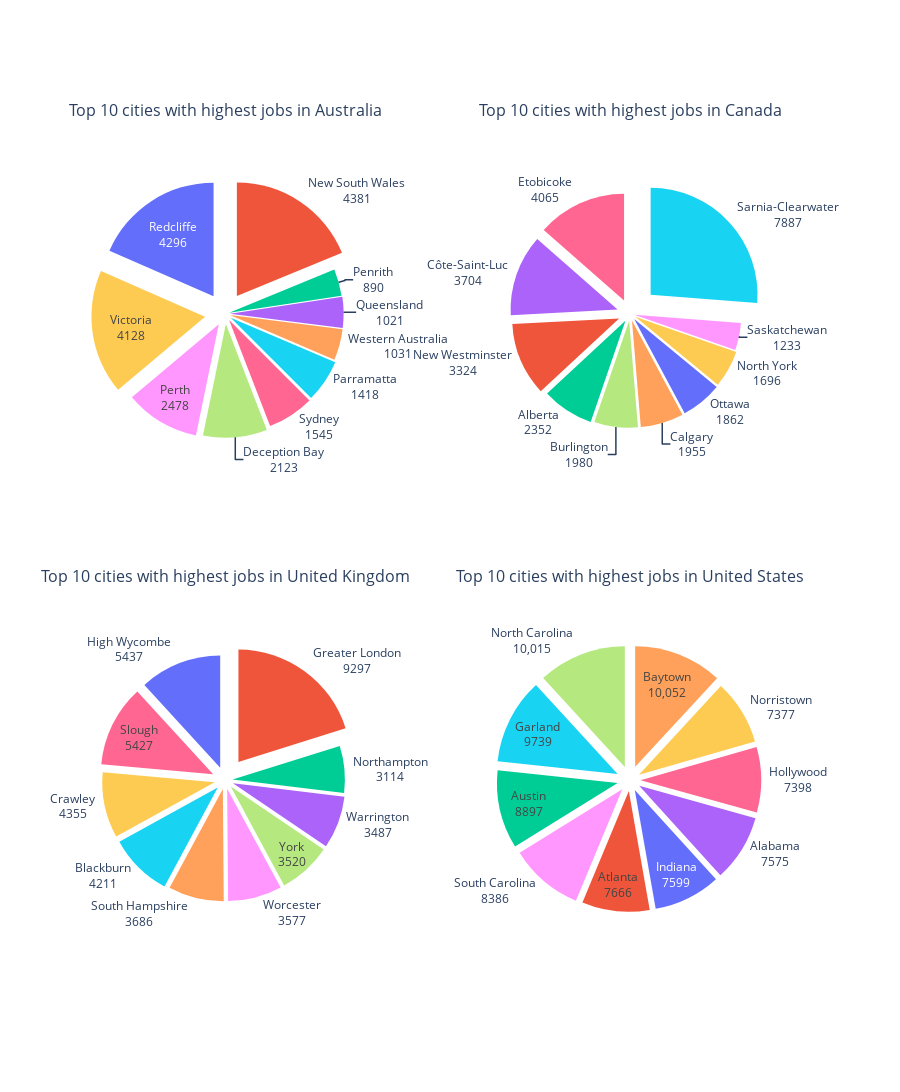

Notebook cell for this chart:
### Markdown cell above
## Part 2

### Code cell
country_list = linkedin_job_postings['search_country'].unique().tolist()
country_list.sort()

linkedin_job_postings_by_country_dict = {}

for country in country_list:
    linkedin_job_postings_by_country_dict[country] = linkedin_job_postings[linkedin_job_postings['search_country']==country]

top = 10
top_cities_dict = {}

for country in country_list:
    top_cities_dict[country] = linkedin_job_postings_by_country_dict[country]['search_city'].value_counts().head(top)

fig_dict = {}

chart_colors = np.array(['rgb(239,85,59)', 'rgb(99,110,250)', 'rgb(254,203,82)', 'rgb(255,151,255)', 'rgb(182,232,128)',
                'rgb(255,102,146)', 'rgb(25,211,243)', 'rgb(255,161,90)', 'rgb(171,99,250)', 'rgb(0,204,150)'])

chart_colors_dict = {}

for country in country_list:
    chart_colors_dict[country] = chart_colors.copy()
    np.random.shuffle(chart_colors)

for country in country_list:
    total = top_cities_dict[country].values.sum()
    fig_dict[country] = go.Figure(
                            data=[
                                go.Pie(
                                    labels=top_cities_dict[country].index, 
                                    values=top_cities_dict[country].values,
                                    textinfo='label+value',
                                    insidetextorientation='horizontal',
                                    showlegend=False,
                                    pull=top_cities_dict[country].values / total,
                                    marker=dict(colors=chart_colors_dict[country]),
                                )
                            ]
                        )
    fig_dict[country].update_layout(
        title_text=f"Top {top} cities with highest jobs in {country}",
        title_x=0.5,
        title_y=0.95,
    )

fig2 = make_subplots(
    rows=2, 
    cols=2, 
    subplot_titles=[f"Top {top} cities with highest jobs in {country}" for country in country_list],
    specs=[[{"type": "sunburst"}, {"type": "sunburst"}], [{"type": "sunburst"}, {"type": "sunburst"}]],
    horizontal_spacing=0.2,
    vertical_spacing=0.1,
)

for country in country_list:
    fig2.add_trace(fig_dict[country].data[0], row=country_list.index(country)//2+1, col=country_list.index(country)%2+1)

fig2.update_layout(
    height=1200, 
    # width=1000, 
    # title_text="Top 10 cities with highest jobs in each country",
    # title_x=0.5,
    # title=dict(
    #     font=dict(
    #         size=24,  # Adjust text size as needed
    #         color="black",  # Adjust color as needed
    #     )
    # ),
    #     margin=dict(l=50, r=50, t=100, b=50),  # Adjust margins as needed
        # spacing=dict(row=0.2, column=0.2)
)

### Figure 1 — Plotly figure (JSON) as saved in the notebook; plotly's stock layout.template omitted (floating-point values rounded to 4 significant figures)
{"data": [{"domain": {"x": [0, 0.4], "y": [0.55, 1]}, "insidetextorientation": "horizontal", "labels": ["New South Wales", "Redcliffe", "Victoria", "Perth", "Deception Bay", "Sydney", "Parramatta", "Western Australia", "Queensland", "Penrith"], "marker": {"colors": ["rgb(239,85,59)", "rgb(99,110,250)", "rgb(254,203,82)", "rgb(255,151,255)", "rgb(182,232,128)", "rgb(255,102,146)", "rgb(25,211,243)", "rgb(255,161,90)", "rgb(171,99,250)", "rgb(0,204,150)"]}, "pull": [0.1879, 0.1843, 0.1771, 0.1063, 0.09107, 0.06628, 0.06083, 0.04423, 0.0438, 0.03818], "showlegend": false, "textinfo": "label+value", "type": "pie", "values": [4381, 4296, 4128, 2478, 2123, 1545, 1418, 1031, 1021, 890]}, {"domain": {"x": [0.6, 1], "y": [0.55, 1]}, "insidetextorientation": "horizontal", "labels": ["Sarnia-Clearwater", "Etobicoke", "Côte-Saint-Luc", "New Westminster", "Alberta", "Burlington", "Calgary", "Ottawa", "North York", "Saskatchewan"], "marker": {"colors": ["rgb(25,211,243)", "rgb(255,102,146)", "rgb(171,99,250)", "rgb(239,85,59)", "rgb(0,204,150)", "rgb(182,232,128)", "rgb(255,161,90)", "rgb(99,110,250)", "rgb(254,203,82)", "rgb(255,151,255)"]}, "pull": [0.2624, 0.1352, 0.1232, 0.1106, 0.07825, 0.06587, 0.06504, 0.06195, 0.05642, 0.04102], "showlegend": false, "textinfo": "label+value", "type": "pie", "values": [7887, 4065, 3704, 3324, 2352, 1980, 1955, 1862, 1696, 1233]}, {"domain": {"x": [0, 0.4], "y": [0, 0.45]}, "insidetextorientation": "horizontal", "labels": ["Greater London", "High Wycombe", "Slough", "Crawley", "Blackburn", "South Hampshire", "Worcester", "York", "Warrington", "Northampton"], "marker": {"colors": ["rgb(239,85,59)", "rgb(99,110,250)", "rgb(255,102,146)", "rgb(254,203,82)", "rgb(25,211,243)", "rgb(255,161,90)", "rgb(255,151,255)", "rgb(182,232,128)", "rgb(171,99,250)", "rgb(0,204,150)"]}, "pull": [0.2016, 0.1179, 0.1177, 0.09445, 0.09132, 0.07994, 0.07757, 0.07634, 0.07562, 0.06753], "showlegend": false, "textinfo": "label+value", "type": "pie", "values": [9297, 5437, 5427, 4355, 4211, 3686, 3577, 3520, 3487, 3114]}, {"domain": {"x": [0.6, 1], "y": [0, 0.45]}, "insidetextorientation": "horizontal", "labels": ["Baytown", "North Carolina", "Garland", "Austin", "South Carolina", "Atlanta", "Indiana", "Alabama", "Hollywood", "Norristown"], "marker": {"colors": ["rgb(255,161,90)", "rgb(182,232,128)", "rgb(25,211,243)", "rgb(0,204,150)", "rgb(255,151,255)", "rgb(239,85,59)", "rgb(99,110,250)", "rgb(171,99,250)", "rgb(255,102,146)", "rgb(254,203,82)"]}, "pull": [0.1187, 0.1182, 0.115, 0.105, 0.099, 0.0905, 0.08971, 0.08943, 0.08734, 0.08709], "showlegend": false, "textinfo": "label+value", "type": "pie", "values": [10052, 10015, 9739, 8897, 8386, 7666, 7599, 7575, 7398, 7377]}], "layout": {"annotations": [{"font": {"size": 16}, "showarrow": false, "text": "Top 10 cities with highest jobs in Australia", "x": 0.2, "xanchor": "center", "xref": "paper", "y": 1, "yanchor": "bottom", "yref": "paper"}, {"font": {"size": 16}, "showarrow": false, "text": "Top 10 cities with highest jobs in Canada", "x": 0.8, "xanchor": "center", "xref": "paper", "y": 1, "yanchor": "bottom", "yref": "paper"}, {"font": {"size": 16}, "showarrow": false, "text": "Top 10 cities with highest jobs in United Kingdom", "x": 0.2, "xanchor": "center", "xref": "paper", "y": 0.45, "yanchor": "bottom", "yref": "paper"}, {"font": {"size": 16}, "showarrow": false, "text": "Top 10 cities with highest jobs in United States", "x": 0.8, "xanchor": "center", "xref": "paper", "y": 0.45, "yanchor": "bottom", "yref": "paper"}], "height": 1200}}
